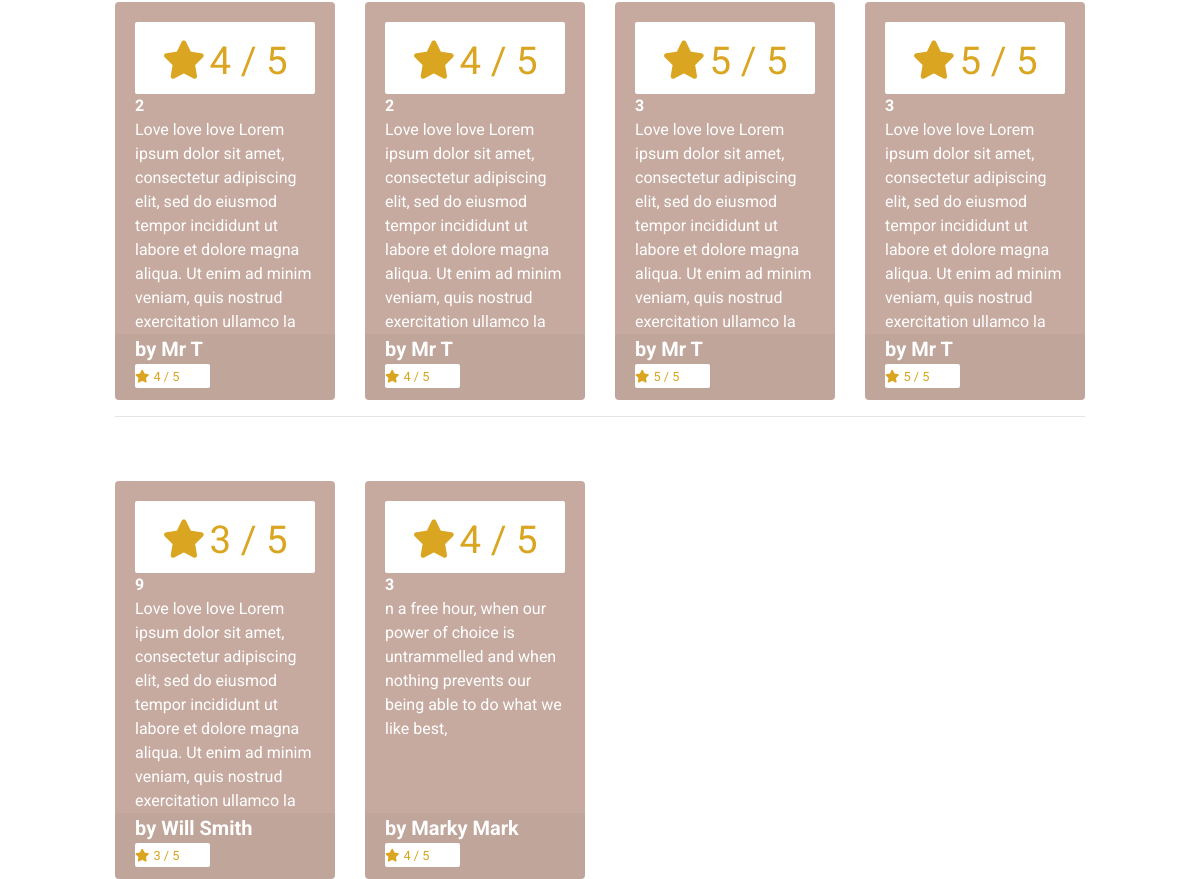
The page /reviews/ (lower part) on the database as committed earlier.
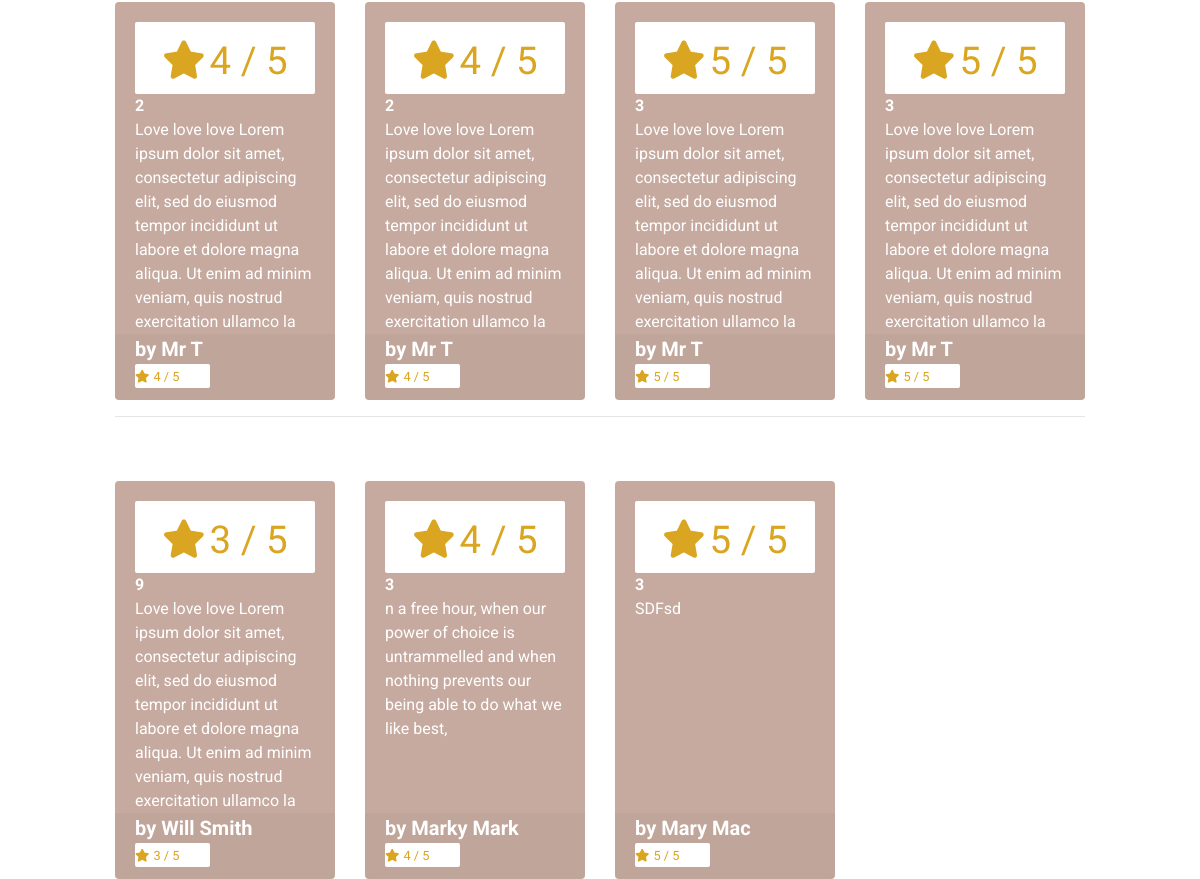
The same page on the database as committed later.
### reviews/models.py (models this page shows)
class Review(models.Model):
    RATING_CHOICES = (
        (1, '1'),
        (2, '2'),
        (3, '3'),
        (4, '4'),
        (5, '5'),
    )
    PRODUCT_CHOICES = (
        (1, '5 Day Meditation in Morocco'),
        (2, '7 Day Authentic Yoga Retreat in Ireland'),
        (3, '5 Day Authentic Yoga in Italy'),
        (4, 'Surf & yoga in Ireland'),
        (5, 'Hatha Yoga'),
        (6, 'Yoga 4 Beginners'),
        (7, 'Ashtanga Yoga'),
        (8, 'Vinyasa yoga'),
        (9, 'Iyengar Yoga'),
    )
    product = models.IntegerField(choices=PRODUCT_CHOICES)
    user_name = models.CharField(max_length=100)
    comment = models.CharField(max_length=200)
    rating = models.IntegerField(choices=RATING_CHOICES)

### reviews/views.py (the view)
# urls.py: path('', views.all_reviews, name='reviews'),
def all_reviews(request):
    reviews = Review.objects.all()
    context = {
        'reviews': reviews
        }
    return render(request, 'reviews/reviews.html', context)

### cart/contexts.py (called while the page is built, shortened)
def cart_contents(request):
    cart_items = []
    total = 0
    product_count = 0
    cart = request.session.get('cart', {})
    grand_total = total
    context = {
        'cart_items': cart_items,
        'total': total,
        'retreat_count': product_count,
        'grand_total': grand_total,
    }
    return context

### reviews/templates/reviews/reviews.html (shortened to what this page needs)
{% extends "base.html" %}
{% load static %}
{% block content %}
    <div class="container-fluid">
        <div class="row">
            <div class="retreat-container col-10 offset-1">
                <div class="row">
                {% for review in reviews %}
                        <div class="col-sm-6 col-md-6 col-lg-4 col-xl-3">
                            <div class="card h-100 border-0">
                                <div class="card-body pb-0">
                                    {% if review.rating %}
                                    <div class="card-white-lg">
                                        <small class="text-gold"><i class="fas fa-star mr-1"></i>{{ review.rating }} / 5</small>
                                    </div>
                                    {% else %}
                                        <small class="text-gold">No Rating</small>
                                    {% endif %}
                                    <p class="mb-0 font-weight-bold">{{ review.product }}</p>
                                    <p class="mb-0">{{ review.comment }}</p>
                                </div>
                                <div class="card-footer pt-0 border-0 text-left">
                                    <div class="row">
                                        <div class="col">
                                            <p class="lead mb-0 text-left font-weight-bold"> by {{ review.user_name }}</p>
                                            {% if review.rating %}
                                            <div class="card-white-sm">
                                                <small class="text-gold"><i class="fas fa-star mr-1"></i>{{ review.rating }} / 5</small>
                                            </div>
                                            {% else %}
                                                <small class="text-gold">No Rating</small>
                                            {% endif %}
                                        </div>
                                    </div>
                                </div>
                            </div>
                        </div>
                        {% if forloop.counter|divisibleby:4 %}
                            <div class="col-12 d-none d-xl-block mb-5">
                                <hr>
                            </div>
                        {% endif %}
                    {% endfor %}
            </div>
        </div>
    </div>
{% endblock %}

Rows that differ between the two databases and show on the page:
added Review: rating "5", product "3", comment "SDFsd", user_name "Mary Mac"
